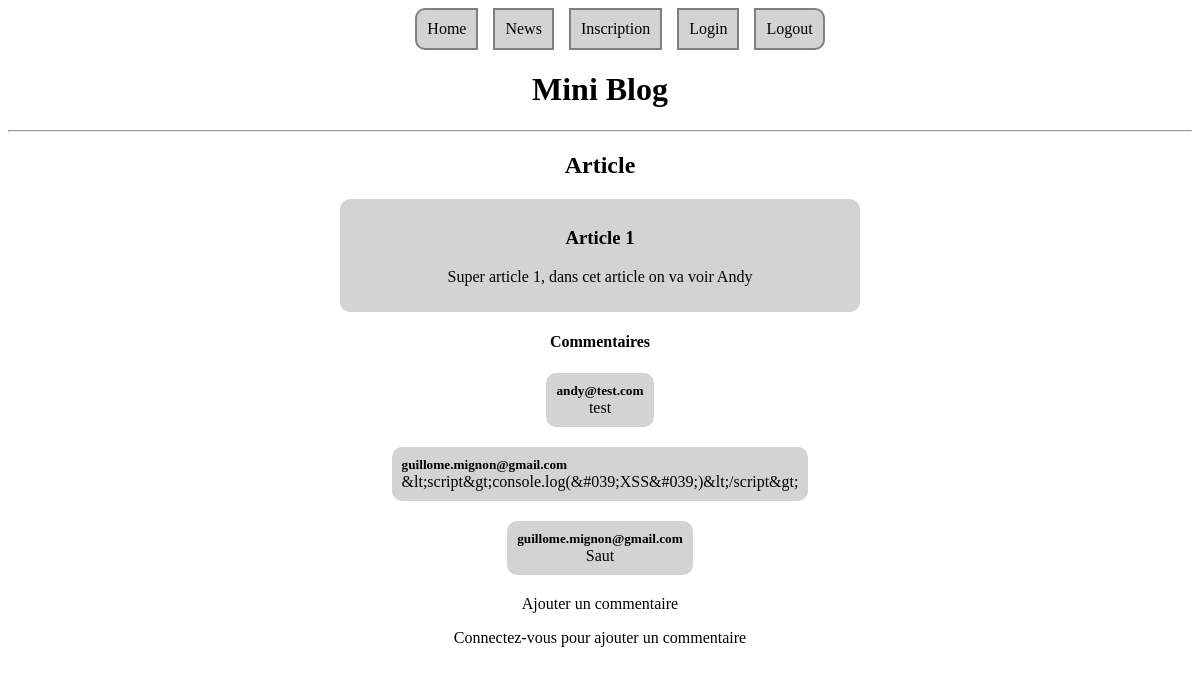
Screenshot of /article.php?id=1 with the database file from the repository.
### tables this page shows
CREATE TABLE `articles` (
  `titre` text NOT NULL,
  `contenu` text NOT NULL,
  `id` int(11) NOT NULL
);

CREATE TABLE `commentaires` (
  `id_article` int(11) NOT NULL,
  `contenu` text NOT NULL,
  `auteur` text NOT NULL,
  `date` date NOT NULL DEFAULT current_timestamp()
);

### libs/article.php (called while the page is built, shortened)
<?php
function getArticleById(PDO $db, $id) {
    try {
        $queryArticle = $db->prepare('SELECT titre, contenu FROM articles WHERE id = :id');
        $queryArticle -> execute(['id' => $_GET['id']]);
        return $queryArticle -> fetch(PDO::FETCH_ASSOC);
    } catch (Exception $e) {
        error_log($e->getMessage());
        echo '<p>Error fetching article. Please try again later.</p>';
    }
}
function getArticleCommentsById(PDO $db, $id) {
    try {
        $queryCommentaires = $db->prepare('SELECT auteur, contenu FROM commentaires WHERE id_article = :id ORDER BY date DESC');
        $queryCommentaires -> execute(['id' => $_GET['id']]);
        return $queryCommentaires -> fetchAll(PDO::FETCH_ASSOC);
    } catch (Exception $e) {
        error_log($e->getMessage());
        echo '<p>Error fetching comments. Please try again later.</p>';
    }
}
?>

### article.php (the view, shortened to what this page needs)
<?php
require 'libs/header.php';
require 'libs/pdo.php';
require 'libs/article.php';
$article = null;
$commentaires = [];
if (isset($_GET['id'])) {
    $article = getArticleById($db, $_GET['id']);
    $commentaires = getArticleCommentsById($db, $_GET['id']);
}
?>
<h2>Article</h2>
<?php
if ($article) {
    echo '<div><div class="article-box">';
    echo '<h3>' . $article['titre'] . '</h3>';
    echo '<p>' . $article['contenu'] . '</p></div>';
    echo '<h4>Commentaires</h4>';
    if (count($commentaires) > 0) {
        foreach ($commentaires as $commentaire) {
            echo '<div class="comment-box"><h5>' . htmlspecialchars($commentaire['auteur']) . '</h5>';
            echo '<p>' . htmlspecialchars($commentaire['contenu']) . '</p></div>';
        }
    } else {
        echo '<p>Aucun commentaire</p>';
    }
    echo '</div>';
} else {
    echo '<p>Article inexistant</p>';
}
?>
<p>Ajouter un commentaire<p>
<?php
if (isset($_SESSION['user'])) {
    echo '<form method="POST">';
    echo '<input type="text" name="comment" placeholder="Votre message...">';
    echo '<button type="submit">Envoyer</button>';
    echo '</form>';
} else {
    echo '<p>Connectez-vous pour ajouter un commentaire</p>';
}
?>

### libs/header.php (shortened to what this page needs)
<!DOCTYPE html>
<html>
    <nav>
        <ul>
            <li><a href="index.php">Home</a></li>
            <li><a href="news.php">News</a></li>
            <li><a href="inscription.php">Inscription</a></li>
            <li><a href="login.php">Login</a></li>
            <li><a href="logout.php">Logout</a></li>
        </ul>
    </nav>
    <body>
        <h1>Mini Blog</h1>
    </body>
    <hr>
</html>

### libs/header.php (style rules this page uses)
nav > ul { display: flex; gap: 15px; list-style-type: none; flex-direction: row; width: fit-content; margin: auto; }
nav > ul > li { border: 2px solid gray; padding: 10px; background-color: lightgray; cursor: pointer; }
nav > ul > li:first-child { border-radius: 10px 0 0 10px; }
nav > ul > li:last-child { border-radius: 0 10px 10px 0; }
nav > ul > li > a { text-decoration: none; color: black; }
h1, h2, h3, h4, h5, p { text-align: center; }
.article-box { width: 500px; height: fit-content; margin: auto; border-radius: 10px; padding: 10px; background-color: lightgray; margin-bottom: 20px; }
.comment-box { display: flex; align-items: center; flex-direction: column; border-radius: 10px; padding: 10px; width: fit-content; margin: auto; margin-bottom: 20px; background-color: lightgray; }
.comment-box > h5, .comment-box > p { width: fit-content; margin: 0; }
.comment-box > h5 { align-self: flex-start; }

### rows the page displays
articles: titre "Article 1", contenu "Super article 1, dans cet article on va voir Andy"
commentaires: auteur "andy@test.com", contenu "test"
commentaires: auteur "guillome.mignon@gmail.com", contenu "&lt;script&gt;console.log(&#039;XSS&#039;)&lt;/script&gt;"
commentaires: auteur "guillome.mignon@gmail.com", contenu "Saut"
